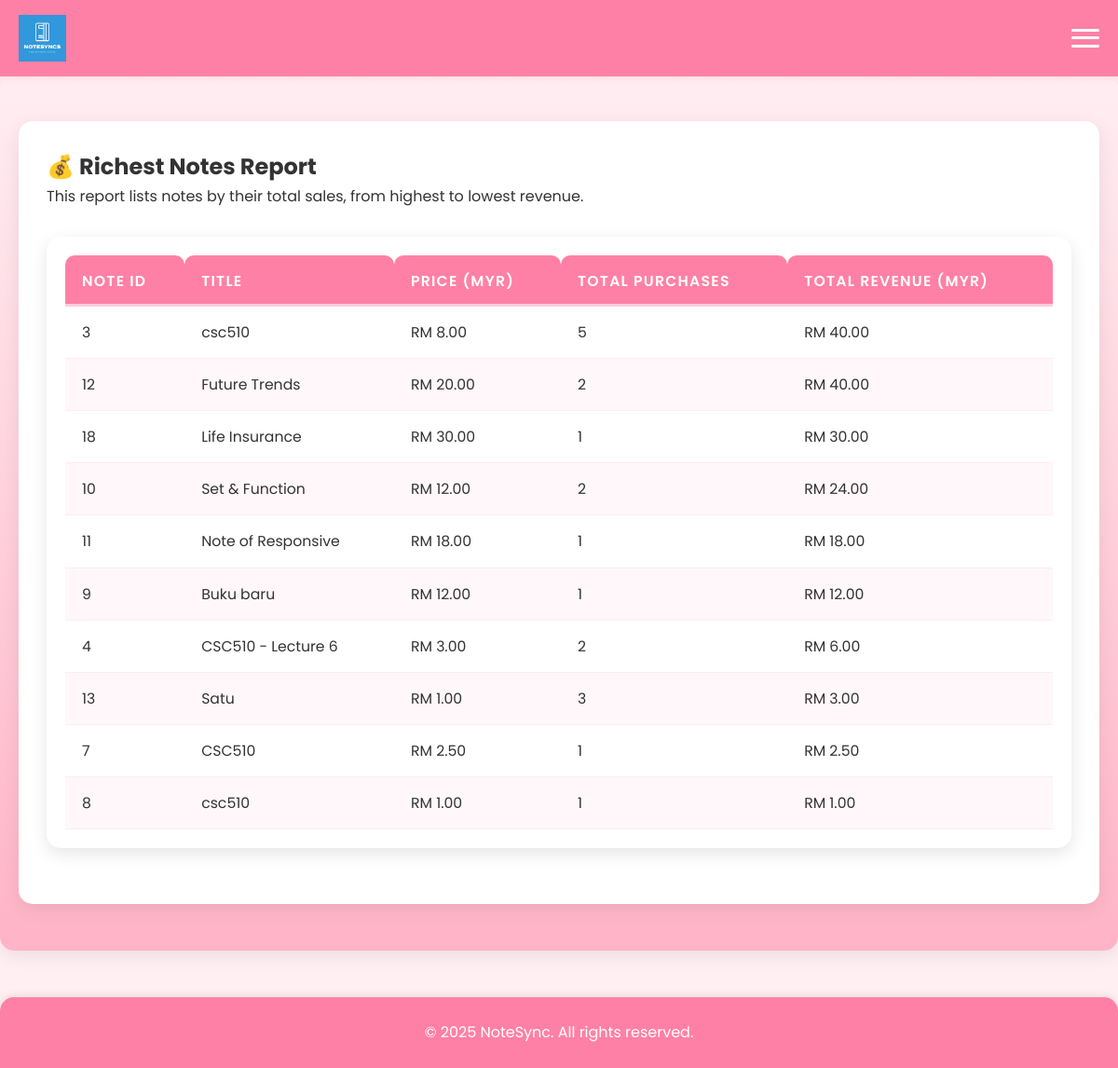
Screenshot of /admin/richest_notes_report.php (signed in) with the database file from the repository.
### tables this page shows
CREATE TABLE `notes` (
  `id` int(11) NOT NULL,
  `title` varchar(255) NOT NULL,
  `description` text DEFAULT NULL,
  `price` decimal(10,2) NOT NULL,
  `file_path` varchar(255) NOT NULL,
  `uploaded_by` int(11) DEFAULT NULL,
  `created_at` timestamp NULL DEFAULT current_timestamp()
);

### admin/richest_notes_report.php (the view, shortened to what this page needs)
<?php
require_once '../includes/db_connect.php';
require_once '../includes/header.php';
?>
<div class="main-content-area"> <h2>💰 Richest Notes Report</h2>
    <p>This report lists notes by their total sales, from highest to lowest revenue.</p>
    <?php
    $sql = "SELECT
                n.id,
                n.title,
                n.price,
                COUNT(p.id) AS total_purchases,
                SUM(n.price) AS total_revenue
            FROM
                notes n
            JOIN
                purchases p ON n.id = p.note_id
            GROUP BY
                n.id, n.title, n.price
            ORDER BY
                total_revenue DESC, total_purchases DESC";
    if ($stmt = $conn->prepare($sql)) {
        $stmt->execute();
        $result = $stmt->get_result();
        if ($result->num_rows > 0) {
            echo "<div class='table-responsive'>";
            echo "<table class='notes-table'>";
            echo "<thead>";
            echo "<tr>";
            echo "<th>Note ID</th>";
            echo "<th>Title</th>";
            echo "<th>Price (MYR)</th>";
            echo "<th>Total Purchases</th>";
            echo "<th>Total Revenue (MYR)</th>";
            echo "</tr>";
            echo "</thead>";
            echo "<tbody>";
            while ($row = $result->fetch_assoc()) {
                echo "<tr>";
                echo "<td>" . htmlspecialchars($row["id"]) . "</td>";
                echo "<td>" . htmlspecialchars($row["title"]) . "</td>";
                echo "<td>RM " . number_format(htmlspecialchars($row["price"]), 2) . "</td>";
                echo "<td>" . htmlspecialchars($row["total_purchases"]) . "</td>";
                echo "<td>RM " . number_format(htmlspecialchars($row["total_revenue"]), 2) . "</td>";
                echo "</tr>";
            }
            echo "</tbody>";
            echo "</table>";
            echo "</div>";
        } else {
            echo "<p>No sales data found yet.</p>";
        }
    } else {
        echo "<div class='help-block'>Error preparing SQL statement: " . $conn->error . "</div>";
    }
    ?>
</div>
<?php
require_once '../includes/footer.php';
?>

### css/style.css (style rules this page uses)
:root { --primary-pink: #ff69b4; --secondary-pink: #ff80a6; --light-pink: #ffb3c7; --pale-pink: #ffccdd; --very-light-pink: #ffeef2; }
* { margin: 0; padding: 0; box-sizing: border-box; }
html { scroll-behavior: smooth; }
body { font-family: 'Poppins', sans-serif; margin: 0; padding: 0; background-color: #ffeef2; color: #333; line-height: 1.6; padding-top: 60px; }
.table-responsive { width: 100%; overflow-x: auto; margin-top: 30px; margin-bottom: 30px; border-radius: 15px; box-shadow: 0 6px 18px rgba(0, 0, 0, 0.1); background-color: #fff; padding: 20px; }
.notes-table, .user-management-table { width: 100%; border-collapse: collapse; margin: 0; font-size: 0.98em; min-width: 750px; }
.notes-table th, .user-management-table th, .notes-table td, .user-management-table td { padding: 15px 18px; text-align: left; border-bottom: 1px solid #ffecf0; }
.notes-table th, .user-management-table th { background-color: #ff80a6; color: #ffffff; font-weight: 600; text-transform: uppercase; letter-spacing: 0.08em; position: sticky; top: 0; z-index: 1; border-radius: 10px 10px 0 0; border-bottom: 3px solid #ffccdd; padding-bottom: 12px; }
.notes-table tbody tr:nth-child(even), .user-management-table tbody tr:nth-child(even) { background-color: #fff7f9; }
.main-content-area { padding: 30px; max-width: 1200px; margin: 30px auto; background-color: #ffffff; border-radius: 15px; box-shadow: 0 5px 20px rgba(0,0,0,0.08); }

### rows the page displays
notes: id "3", title "csc510", price "8.00", total_purchases "5", total_revenue "40.00"
notes: id "12", title "Future Trends", price "20.00", total_purchases "2", total_revenue "40.00"
notes: id "18", title "Life Insurance", price "30.00", total_purchases "1", total_revenue "30.00"
notes: id "10", title "Set & Function", price "12.00", total_purchases "2", total_revenue "24.00"
notes: id "11", title "Note of Responsive", price "18.00", total_purchases "1", total_revenue "18.00"
notes: id "9", title "Buku baru", price "12.00", total_purchases "1", total_revenue "12.00"
notes: id "4", title "CSC510 - Lecture 6", price "3.00", total_purchases "2", total_revenue "6.00"
notes: id "13", title "Satu", price "1.00", total_purchases "3", total_revenue "3.00"
notes: id "7", title "CSC510", price "2.50", total_purchases "1", total_revenue "2.50"
notes: id "8", title "csc510", price "1.00", total_purchases "1", total_revenue "1.00"
